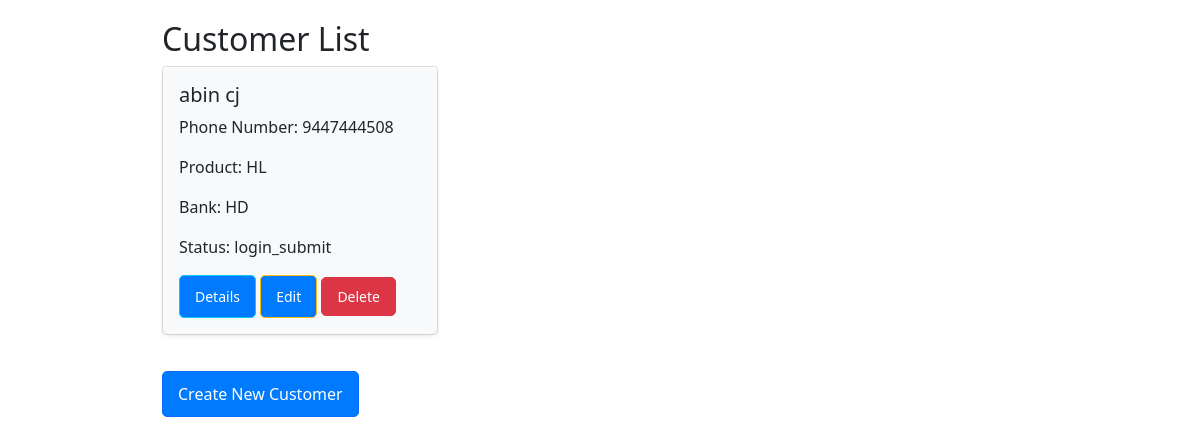
The app's page /customers/, older data.
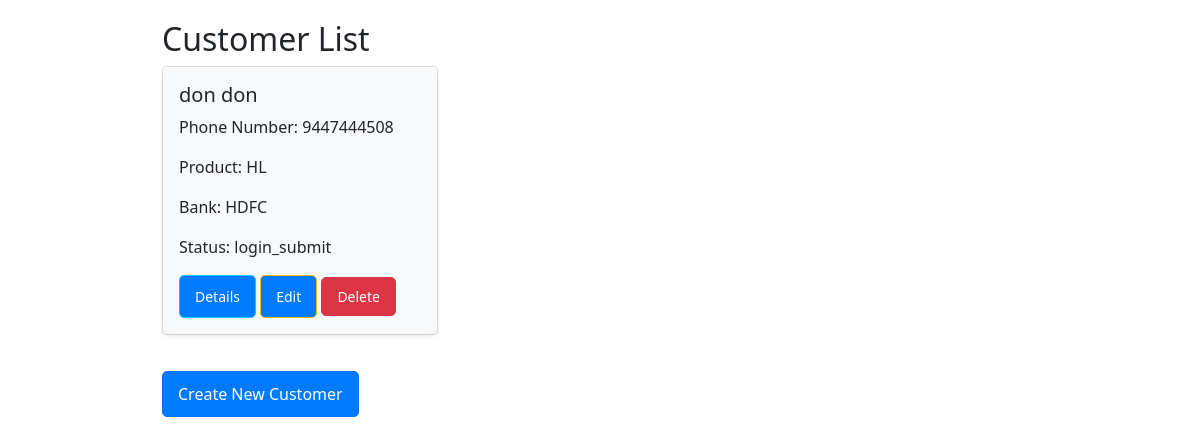
The same page, newer data.
### profiles/models.py (models this page shows, shortened)
class Customer(models.Model):
    f_name = models.CharField(max_length=50)
    l_name = models.CharField(max_length=50)
    phone_num = models.IntegerField()
    product = models.CharField(choices=PRODUCT_CHOICE, max_length=20)
    bank = models.CharField(choices=BANK_CHOICE, max_length=20)
    status = models.CharField(choices=STATUS_CHOICES, max_length=20)
    type = models.CharField(choices=TYPE_CHOICES, max_length=4)
    dsa = models.ForeignKey(DSA, on_delete=models.SET_NULL, null=True, blank=True)
    created_date = models.DateField(auto_now_add=True)

### profiles/views.py (the view)
# urls.py: path('customers/', views.customer_list, name='list'),
def customer_list(request):
    customers = Customer.objects.all()
    return render(request, 'list.html', {'customers': customers})

### templates/list.html (shortened to what this page needs)
{% extends 'base.html' %}
{% block content %}
<h2>Customer List</h2>
<div class="row">
    {% for customer in customers %}
    <div class="col-md-4 mb-3">
        <div class="card">
            <div class="card-body">
                <h5 class="card-title">{{ customer.f_name }} {{ customer.l_name }}</h5>
                <p class="card-text">Phone Number: {{ customer.phone_num }}</p>
                <p class="card-text">Product: {{ customer.product }}</p>
                <p class="card-text">Bank: {{ customer.bank }}</p>
                <p class="card-text">Status: {{ customer.status }}</p>
                <a href="{% url 'details' customer.pk %}" class="btn btn-info btn-sm">Details</a>
                <a href="{% url 'edit' customer.pk %}" class="btn btn-warning btn-sm">Edit</a>
                <a href="{% url 'delete' customer.pk %}" class="btn btn-danger btn-sm">Delete</a>
            </div>
        </div>
    </div>
    {% endfor %}
</div>
<a href="{% url 'create_customer' %}" class="btn btn-primary">Create New Customer</a>
{% endblock %}

### templates/base.html (shortened to what this page needs)
<!doctype html>
<html lang="en">
  <head>
    <link href="https://cdn.jsdelivr.net/npm/bootstrap@5.0.2/dist/css/bootstrap.min.css" rel="stylesheet">
  </head>
  <body>
    <div class="container">
        {% block content %}{% endblock %}
    </div>
  </body>
</html>

### templates/base.html (style rules this page uses)
body { padding-top: 20px; padding-bottom: 20px; }
.container { max-width: 900px; margin: 0 auto; }
.card { margin-bottom: 20px; }
.card-body { background-color: #f8f9fa; border-radius: 8px; box-shadow: 0 2px 5px rgba(0, 0, 0, 0.1); }
a { text-decoration: none; }
.btn { background-color: #007bff; color: #fff; padding: 10px 15px; border-radius: 5px; text-align: center; }
.btn-danger { background-color: #dc3545; color: white; padding: 8px 15px; text-align: center; border-radius: 5px; }

Row changes from the older to the newer data that the page shows:
removed Customer: f_name "abin", l_name "cj", phone_num "9447444508", product "HL", bank "HD", status "login_submit"
added Customer: f_name "don", l_name "don", phone_num "9447444508", product "HL", bank "HDFC", status "login_submit"
